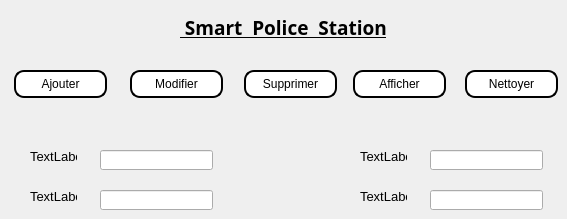
      <widget class="QWidget" name="tab_9">
       <attribute name="icon">
        <iconset>
         <normaloff>../Downloads/plaintes.png</normaloff>../Downloads/plaintes.png</iconset>
       </attribute>
       <attribute name="title">
        <string>Plaintes</string>
       </attribute>
       <widget class="QLabel" name="label_62">
        <property name="geometry">
         <rect>
          <x>360</x>
          <y>190</y>
          <width>47</width>
          <height>13</height>
         </rect>
        </property>
        <property name="font">
         <font>
          <family>Arial</family>
          <pointsize>10</pointsize>
          <weight>50</weight>
          <bold>false</bold>
         </font>
        </property>
        <property name="text">
         <string>TextLabel</string>
        </property>
       </widget>
       <widget class="QLabel" name="label_61">
        <property name="geometry">
         <rect>
          <x>360</x>
          <y>150</y>
          <width>47</width>
          <height>13</height>
         </rect>
        </property>
        <property name="font">
         <font>
          <family>Arial</family>
          <pointsize>10</pointsize>
          <weight>50</weight>
          <bold>false</bold>
         </font>
        </property>
        <property name="text">
         <string>TextLabel</string>
        </property>
       </widget>
       <widget class="QPushButton" name="affichersalaries_11">
        <property name="geometry">
         <rect>
          <x>353</x>
          <y>70</y>
          <width>93</width>
          <height>28</height>
         </rect>
        </property>
        <property name="styleSheet">
         <string notr="true">background-color:white; 
color:black; 
border-style:outset ; 
border-width:2px ; 
border-radius:10px;</string>
        </property>
        <property name="text">
         <string>Afficher</string>
        </property>
       </widget>
       <widget class="QPushButton" name="Ajoutersalaries_11">
        <property name="geometry">
         <rect>
          <x>14</x>
          <y>70</y>
          <width>93</width>
          <height>28</height>
         </rect>
        </property>
        <property name="styleSheet">
         <string notr="true">background-color:white; 
color:black; 
border-style:outset ; 
border-width:2px ; 
border-radius:10px;</string>
        </property>
        <property name="text">
         <string>Ajouter</string>
        </property>
       </widget>
       <widget class="QPushButton" name="modifiersalaries_11">
        <property name="geometry">
         <rect>
          <x>130</x>
          <y>70</y>
          <width>93</width>
          <height>28</height>
         </rect>
        </property>
        <property name="styleSheet">
         <string notr="true">background-color:white; 
color:black; 
border-style:outset ; 
border-width:2px ; 
border-radius:10px;</string>
        </property>
        <property name="text">
         <string>Modifier</string>
        </property>
       </widget>
       <widget class="QLineEdit" name="lineEdit_60">
        <property name="geometry">
         <rect>
          <x>100</x>
          <y>190</y>
          <width>113</width>
          <height>20</height>
         </rect>
        </property>
       </widget>
       <widget class="QLabel" name="policou_19">
        <property name="geometry">
         <rect>
          <x>180</x>
          <y>10</y>
          <width>351</width>
          <height>35</height>
         </rect>
        </property>
        <property name="sizePolicy">
         <sizepolicy hsizetype="Preferred" vsizetype="Maximum">
          <horstretch>0</horstretch>
          <verstretch>0</verstretch>
         </sizepolicy>
        </property>
        <property name="font">
         <font>
          <family>Algerian</family>
          <pointsize>14</pointsize>
          <weight>75</weight>
          <bold>true</bold>
          <underline>true</underline>
         </font>
        </property>
        <property name="text">
         <string> Smart  Police  Station</string>
        </property>
        <property name="textFormat">
         <enum>Qt::PlainText</enum>
        </property>
       </widget>
       <widget class="QLabel" name="label_59">
        <property name="geometry">
         <rect>
          <x>30</x>
          <y>150</y>
          <width>47</width>
          <height>13</height>
         </rect>
        </property>
        <property name="font">
         <font>
          <family>Arial</family>
          <pointsize>10</pointsize>
          <weight>50</weight>
          <bold>false</bold>
         </font>
        </property>
        <property name="text">
         <string>TextLabel</string>
        </property>
       </widget>
       <widget class="QLineEdit" name="lineEdit_57">
        <property name="geometry">
         <rect>
          <x>430</x>
          <y>150</y>
          <width>113</width>
          <height>20</height>
         </rect>
        </property>
       </widget>
       <widget class="QLineEdit" name="lineEdit_58">
        <property name="geometry">
         <rect>
          <x>100</x>
          <y>150</y>
          <width>113</width>
          <height>20</height>
         </rect>
        </property>
       </widget>
       <widget class="QPushButton" name="supprimersalaries_11">
        <property name="geometry">
         <rect>
          <x>244</x>
          <y>70</y>
          <width>93</width>
          <height>28</height>
         </rect>
        </property>
        <property name="styleSheet">
         <string notr="true">background-color:white; 
color:black; 
border-style:outset ; 
border-width:2px ; 
border-radius:10px;</string>
        </property>
        <property name="text">
         <string>Supprimer</string>
        </property>
       </widget>
       <widget class="QPushButton" name="Nettoyer_9">
        <property name="geometry">
         <rect>
          <x>465</x>
          <y>70</y>
          <width>93</width>
          <height>28</height>
         </rect>
        </property>
        <property name="styleSheet">
         <string notr="true">background-color:white; 
color:black; 
border-style:outset ; 
border-width:2px ; 
border-radius:10px;</string>
        </property>
        <property name="text">
         <string>Nettoyer</string>
        </property>
       </widget>
       <widget class="QLineEdit" name="lineEdit_59">
        <property name="geometry">
         <rect>
          <x>430</x>
          <y>190</y>
          <width>113</width>
          <height>20</height>
         </rect>
        </property>
       </widget>
       <widget class="QLabel" name="label_60">
        <property name="geometry">
         <rect>
          <x>30</x>
          <y>190</y>
          <width>47</width>
          <height>13</height>
         </rect>
        </property>
        <property name="font">
         <font>
          <family>Arial</family>
          <pointsize>10</pointsize>
          <weight>50</weight>
          <bold>false</bold>
         </font>
        </property>
        <property name="text">
         <string>TextLabel</string>
        </property>
       </widget>
      </widget>
